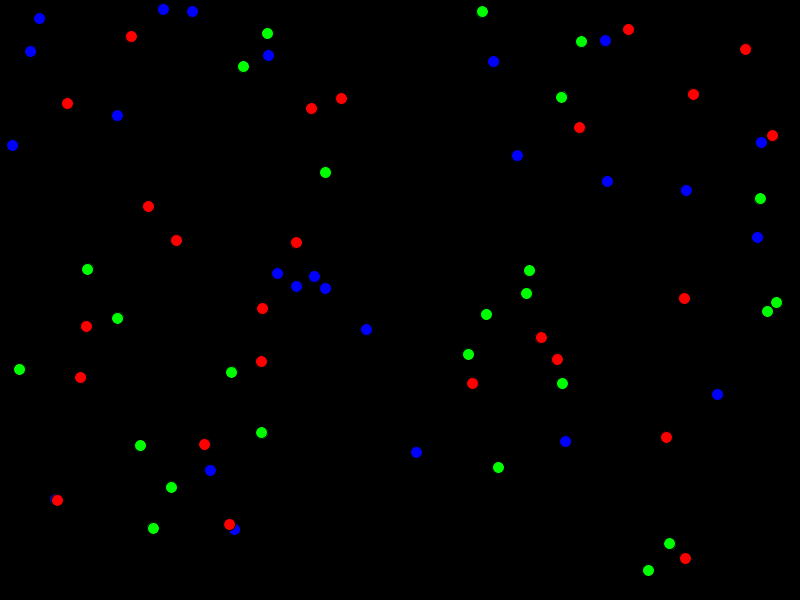
Frame 1 (no input)
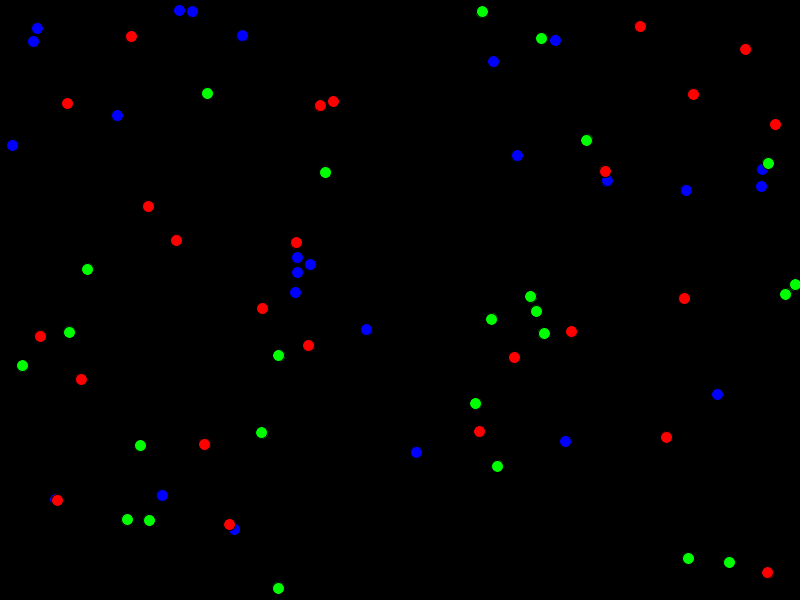
Frame 60 (the mouse pressed at the canvas centre just before this capture)
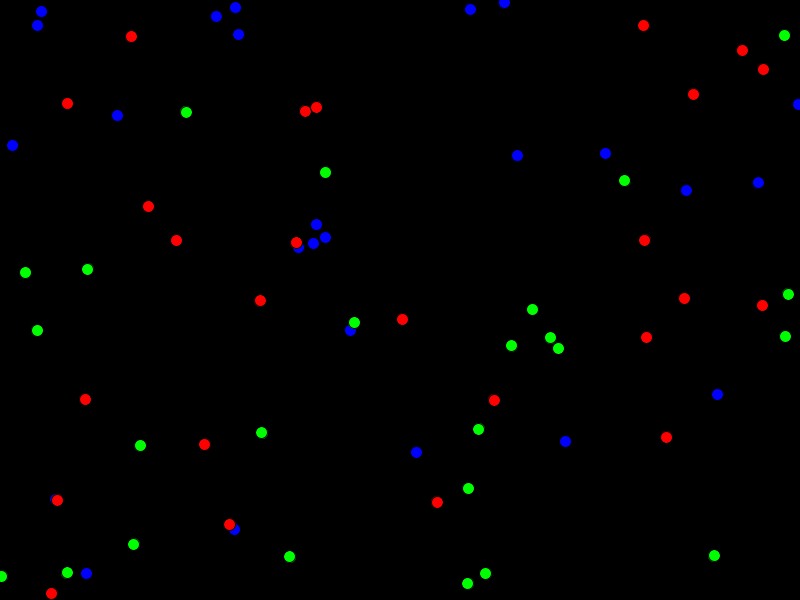
Frame 120 (the mouse held since frame 60 and released just before this capture)

The Processing sketch that drew these frames (run headless with seeded random() and noise(); from frame 60 on, the mouse is pressed at the canvas centre):

// Processing sketch: projectParticle
// ── projectParticle.pde
Particle[] particles;
int total = 75;

void setup() {
  size(800, 600);

  particles = new Particle[total];

  for (int i = 0; i < total; i++) {

    if (i < total/3)
      particles[i] = new Particle(0); // Blue
    else if (i < 2*total/3)
      particles[i] = new Particle(1); // Red
    else
      particles[i] = new Particle(2); // Green
  }
}

void draw() {
  background(0);

  for (int i = 0; i < total; i++) {
    for (int j = 0; j < total; j++) {
      particles[i].interact(particles[j]);
    }

    particles[i].move();
    particles[i].checkBounds();
    particles[i].look();
  }
}

// ── BB.pde
class BB {
  float x, y;
  float vx = 0;
  float vy = 0;
  float size = 10;

  BB() {
    x = random(width);
    y = random(height);
  }

  void look() {
    fill(0, 0, 255);
    circle(x, y, size);
  }

  void move() {
    vx *= 0.98;
    vy *= 0.98;

    x += vx;
    y += vy;
  }

  void repelFrom(RB other) {
    float dx = x - other.x;
    float dy = y - other.y;

    float distance = sqrt(dx*dx + dy*dy);

    if (distance < 50 && distance > 0) {

      dx /= distance;
      dy /= distance;

      float force = 0.5;
      vx += dx * force;
      vy += dy * force;
    }
  }

  void checkBounds() {
    if (x <= 2 || x >= width-2 || y <= 2 || y >= height-2) {
      x = random(width);
      y = random(height);
      vx = 0;
      vy = 0;
    }
  }
}

// ── Particle.pde
class Particle {

  float x, y;
  float vx = 0;
  float vy = 0;
  float size = 12;

  int type;

  Particle(int t) {
    type = t;
    x = random(width);
    y = random(height);
  }

  void look() {
    if (type == 0) fill(0, 0, 255);
    else if (type == 1) fill(255, 0, 0);
    else fill(0, 255, 0);

    circle(x, y, size);
  }

  void move() {
    vx *= 0.98;
    vy *= 0.98;

    x += vx;
    y += vy;
  }

  void checkBounds() {
    if (x < 0) x += width;
    if (x > width) x -= width;
    if (y < 0) y += height;
    if (y > height) y -= height;
  }

  void interact(Particle other) {

    if (other == this) return;

    float dx = other.x - x;
    float dy = other.y - y;

    float distSq = dx*dx + dy*dy;
    float vision = 50;

    if (distSq < vision*vision && distSq > 0) {

      float distance = sqrt(distSq);

      dx /= distance;
      dy /= distance;

      // B O G
      if (type == 0 && other.type == 2) {
        float force = 0.04;
        vx += dx * force;
        vy += dy * force;
      }
      
      // G v B
      else if (type == 2 && other.type == 0) {
        float force = 0.04;
        vx -= dx * force;
        vy -= dy * force;
      }

      // G O R
      else if (type == 2 && other.type == 1) {
        float force = 0.04;
        vx += dx * force;
        vy += dy * force;
      }

      // R v G
      else if (type == 1 && other.type == 2) {
        float force = 0.04;
        vx -= dx * force;
        vy -= dy * force;
      } else if (type == other.type) {

        float inner = size;      
        float outer = 40;        


        float nx = dx;
        float ny = dy;


        if (distance < inner && distance > 0) {

          float force = 0.4;
          vx -= nx * force;
          vy -= ny * force;
        } else if (distance < outer) {

          float force = 0.02;
          vx += nx * force;
          vy += ny * force;
        }
      }
    }
  }
}

// ── RB.pde
class RB {
  float x, y;
  float vx = 0;
  float vy = 0;
  float size = 10;

  RB() {
    x = random(width);
    y = random(height);
  }

  void look() {
    fill(255, 0, 0);
    circle(x, y, size);
  }

  void move() {
    vx *= 0.98;
    vy *= 0.98;

    x += vx;
    y += vy;
  }

  void attractTo(BB other) {
    float dx = other.x - x;
    float dy = other.y - y;

    float distance = sqrt(dx*dx + dy*dy);

    if (distance < 50 && distance > 0) {

      dx /= distance;
      dy /= distance;

      float force = 0.2;
      vx += dx * force;
      vy += dy * force;
    }
  }

  void checkBounds() {
    if (x <= 2 || x >= width-2 || y <= 2 || y >= height-2) {
      x = random(width);
      y = random(height);
      vx = 0;
      vy = 0;
    }
  }
}
